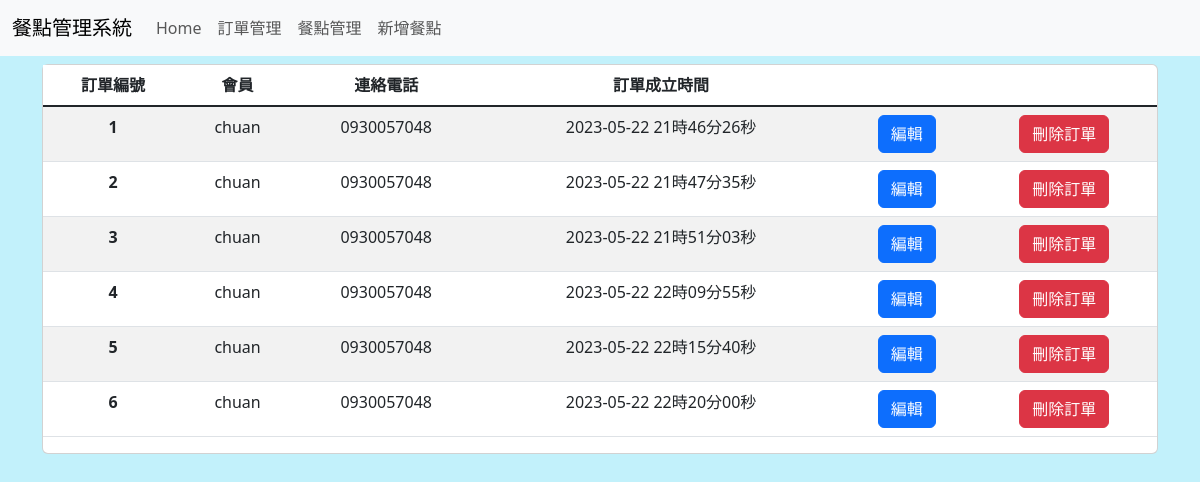
The page /manage_orders on the database its author committed.
### tables this page shows
CREATE TABLE orders (
                id INTEGER PRIMARY KEY,
                user_id INTEGER,
                table_id INTEGER,
                timestamp TIMESTAMP,
                FOREIGN KEY (user_id) REFERENCES users (id),
                FOREIGN KEY (table_id) REFERENCES carts (table_id)
            );

CREATE TABLE users (
                id INTEGER PRIMARY KEY,
                username TEXT,
                password TEXT,
                phone TEXT
            );

### app.py (the view)
@app.route('/manage_orders', methods=['GET'])
def manage_orders():
    conn = create_connection()
    cursor = conn.cursor()
    cursor.execute('''
        SELECT orders.id, users.username, users.phone, orders.timestamp
        FROM orders
        INNER JOIN users ON orders.user_id = users.id
    ''')
    orders = cursor.fetchall()
    conn.close()
    return render_template('admin/manage_orders.html', orders=orders)

### app.py (called while the page is built)
@app.template_filter('custom_datetimeformat')
def custom_datetimeformat(value):
    dt = datetime.strptime(value, '%Y-%m-%d %H:%M:%S.%f')
    formatted_datetime = dt.strftime('%Y-%m-%d %H時%M分%S秒')
    return formatted_datetime

### lib.py (called while the page is built)
def create_connection():
    conn = None
    try:
        conn = sqlite3.connect('database.db')
        print(f'Successfully connected to the database')
        return conn
    except Error as e:
        print(f'Error connecting to the database: {e}')
    return conn

### templates/admin/manage_orders.html
{% extends '/sample/base.html' %} {% block content %}
<div class="row align-items-center justify-content-center">
  <div class="col">
    <div class="card">
      <table class="table table-striped table-hover">
        <thead>
          <tr>
            <th scope="col">訂單編號</th>
            <th scope="col">會員</th>
            <th scope="col">連絡電話</th>
            <th scope="col">訂單成立時間</th>
            <th scope="col"></th>
            <th scope="col"></th>
          </tr>
        </thead>
        <tbody class="table-group-divider">
          {% for order in orders %}
          <tr>
            <th scope="row">{{ order[0] }}</th>
            <td>{{ order[1] }}</td>
            <td>{{ order[2] }}</td>
            <td>{{ order[3]| custom_datetimeformat }}</td>
            <td colspan="2">
              <button
                type="button"
                class="btn btn-primary"
                onclick="window.location.href = '{{ url_for('edit_order', order_id=order[0]) }}'"
              >
                編輯
              </button>
            </td>
            <td colspan="2">
              <form
                action="{{ url_for('delete_order', order_id=order[0]) }}"
                method="POST"
                onsubmit="return confirm('確定要刪除該訂單嗎？')"
              >
                <button type="submit" class="btn btn-danger">刪除訂單</button>
              </form>
            </td>
          </tr>
          {% endfor%}
        </tbody>
      </table>
    </div>
  </div>
</div>
{% endblock content%}

### rows shown on the page
orders: id "1", username "chuan", phone "0930057048", timestamp "2023-05-22 21時46分26秒"
orders: id "2", username "chuan", phone "0930057048", timestamp "2023-05-22 21時47分35秒"
orders: id "3", username "chuan", phone "0930057048", timestamp "2023-05-22 21時51分03秒"
orders: id "4", username "chuan", phone "0930057048", timestamp "2023-05-22 22時09分55秒"
orders: id "5", username "chuan", phone "0930057048", timestamp "2023-05-22 22時15分40秒"
orders: id "6", username "chuan", phone "0930057048", timestamp "2023-05-22 22時20分00秒"
